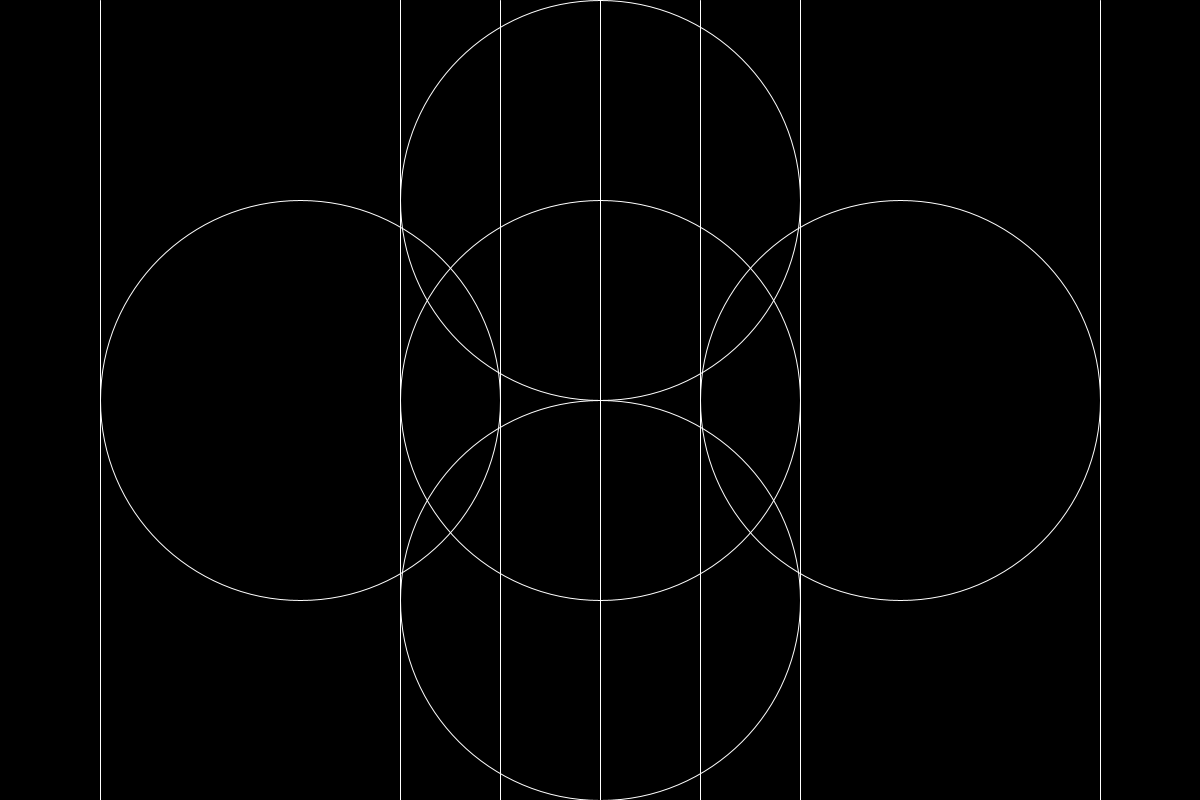
Frame 1 (no input)
Frame 2 (the mouse pressed at the canvas centre, redrawn once): identical to frame 1, image omitted

The Processing sketch that drew this single still picture (run headless with seeded random() and noise(); the mouse was pressed at the canvas centre and the sketch redrawn once):

// Processing sketch: processing_133443
// ── processing_133443.pde

void setup()
{
   size(1200,800);
   smooth();
   noLoop();
  
  
}

void draw ()
{
  background(0);
    noFill();
 //fill(0,0,255,130);
  stroke(255);
//strokeWeight(2); 
 
  ellipse (600,400,400,400); //middle
  
  //fill(255,255,0,90);
  ellipse (300,400,400,400);
  
  ellipse (900,400,400,400);
  
  ellipse (600,200,400,400);
  
  ellipse (600,600,400,400);
  
  line (600,0,600,800);
  line (400,0,400,1200);
  line (800,0,800,1200);
  
  line (100,0,100,1200);
  line (1100,0,1100,1200);
  line (700,0,700,1200);
  //line (300,0,300,1200);
  // line (900,0,900,1200);
    line (500,0,500,1200);
    
 
 
 
 
 line (600,0,600,800);
 line (400,0,400,1200);
 line (800,0,800,1200);
    

  
  
}
